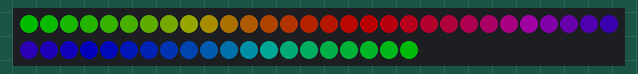
Bench run of a program on a simulated Raspberry Pi Pico running MicroPython. Parts: 50 RGB LEDs in strip order, left to right, continuing on the next row. Dim RGB values are drawn brighter than linear; what the program prints to the serial console is not drawn.

Above: at 0.15 s.
At 5.01 s:
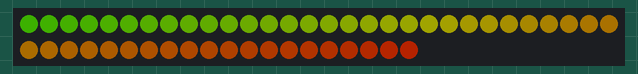
At 9.77 s:
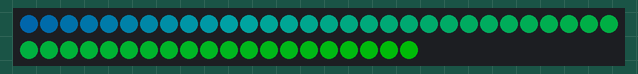
At 19.72 s:
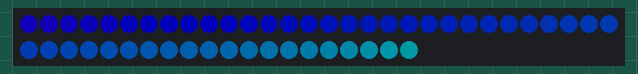
At 29.65 s:
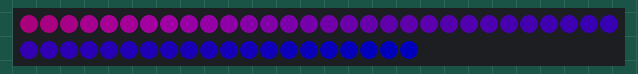
At 39.58 s:
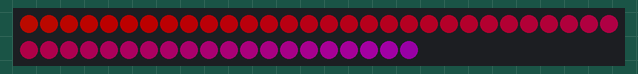

The program:

claude_neopixel.py
```python
"""
I'll help you create Python code for displaying moving rainbow colors on your 12mm LED pixels with a Raspberry Pi Pico 2. These are likely WS2812B (NeoPixel) LEDs.Rainbow LED Pixels - Raspberry Pi Pico 2Code 

import machine
import neopixel
import time

# Configuration
PIN = 0  # GPIO pin connected to LED data line
NUM_LEDS = 50  # Number of LEDs in your strip
BRIGHTNESS = 0.3  # 0.0 to 1.0

# Initialize NeoPixel strip
np = neopixel.NeoPixel(machine.Pin(PIHere's example code for your LED pixels! Here's what you need to know:
Setup Instructions:

Wiring:

LED Data → GPIO0 (or change PIN in code)
LED 5V → VBUS (5V pin on Pico)
LED GND → GND on Pico


Install MicroPython:

Download the latest Raspberry Pi Pico 2 MicroPython firmware from micropython.org
Hold BOOTSEL button while plugging in USB, drag the .uf2 file onto the drive


Upload the code:

Use Thonny IDE (recommended) or any MicroPython editor
Save the file as main.py to run automatically on boot


Customization:

NUM_LEDS: Change to match your LED count
PIN: Change if using a different GPIO pin
BRIGHTNESS: Adjust from 0.0 to 1.0 (lower values draw less current)
wait: Adjust the delay values for faster/slower animations

The code includes three patterns:

rainbow_cycle() - Smooth rainbow that cycles through all colors
rainbow_chase() - Rainbow colors chase down the strip
rainbow_static() - Static rainbow display

Need help with a specific pattern or have different LED specifications? Let me know!

"""


import machine
import neopixel
import time

# Configuration
PIN = 0  # GPIO pin connected to LED data line
NUM_LEDS = 50  # Number of LEDs in your strip
BRIGHTNESS = 0.3  # 0.0 to 1.0

# Initialize NeoPixel strip
np = neopixel.NeoPixel(machine.Pin(PIN), NUM_LEDS)

def wheel(pos):
	"""Generate rainbow colors across 0-255 positions."""
	if pos < 85:
		return (pos * 3, 255 - pos * 3, 0)
	elif pos < 170:
		pos -= 85
		return (255 - pos * 3, 0, pos * 3)
	else:
		pos -= 170
		return (0, pos * 3, 255 - pos * 3)

def apply_brightness(color, brightness):
	"""Apply brightness to RGB color tuple."""
	return tuple(int(c * brightness) for c in color)

def rainbow_cycle(wait=0.02):
	"""Draw rainbow that uniformly distributes across all pixels."""
	for j in range(255):
		for i in range(NUM_LEDS):
			pixel_index = (i * 256 // NUM_LEDS) + j
			color = wheel(pixel_index & 255)
			np[i] = apply_brightness(color, BRIGHTNESS)
		np.write()
		time.sleep(wait)

def rainbow_chase(wait=0.05):
	"""Rainbow colors chase down the strip."""
	for j in range(255):
		for i in range(NUM_LEDS):
			color = wheel((i + j) & 255)
			np[i] = apply_brightness(color, BRIGHTNESS)
		np.write()
		time.sleep(wait)

def rainbow_static():
	"""Display static rainbow across strip."""
	for i in range(NUM_LEDS):
		pixel_index = (i * 256 // NUM_LEDS)
		color = wheel(pixel_index & 255)
		np[i] = apply_brightness(color, BRIGHTNESS)
	np.write()

# Main loop
try:
	print("Starting rainbow patterns...")
	print(f"LEDs: {NUM_LEDS}, Pin: GPIO{PIN}, Brightness: {BRIGHTNESS}")

	while True:
		# Smooth rainbow cycle
		rainbow_cycle(wait=0.01)

		# Faster chase effect
		rainbow_chase(wait=0.02)

except KeyboardInterrupt:
	# Turn off all LEDs on exit
	for i in range(NUM_LEDS):
		np[i] = (0, 0, 0)
	np.write()
	print("\nProgram stopped")
```
